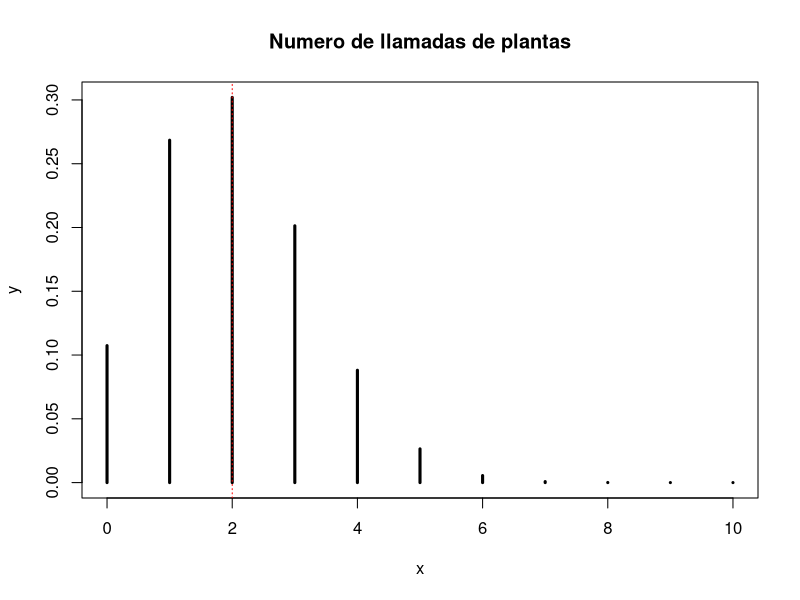

Write R code to recreate this figure.
# X: "Numero de plantas que llaman en un dia"

# X ~ B(p=0.2, n=10)

p=.2
n=10

# c.a. P( X <= 3 )
ca = pbinom(3, n, p)
print(paste('P( X <= 3 ) = ', ca))


# c.b. P( X >= 3 )
cb = 1-pbinom(2, n, p)
print(paste('P( X >= 3 ) = ', cb))


# c.c. P( X = 3 )
cc = dbinom(3, n, p)
print(paste('P( X = 3 ) = ', cc))

# e. Graficar fc. de densidad
x = seq(0, 10, 1)
y = dbinom(x, n, p)
plot(x, y, type='h', lwd=3, main='Numero de llamadas de plantas')
# Marcamos la E(X) en el grafico
abline(v=2, col='red', lty='dotted')

# f. P( X > 3 )
f = 1-pbinom(3, n, p)
print(paste('P( X > 3 ) = ', f))
